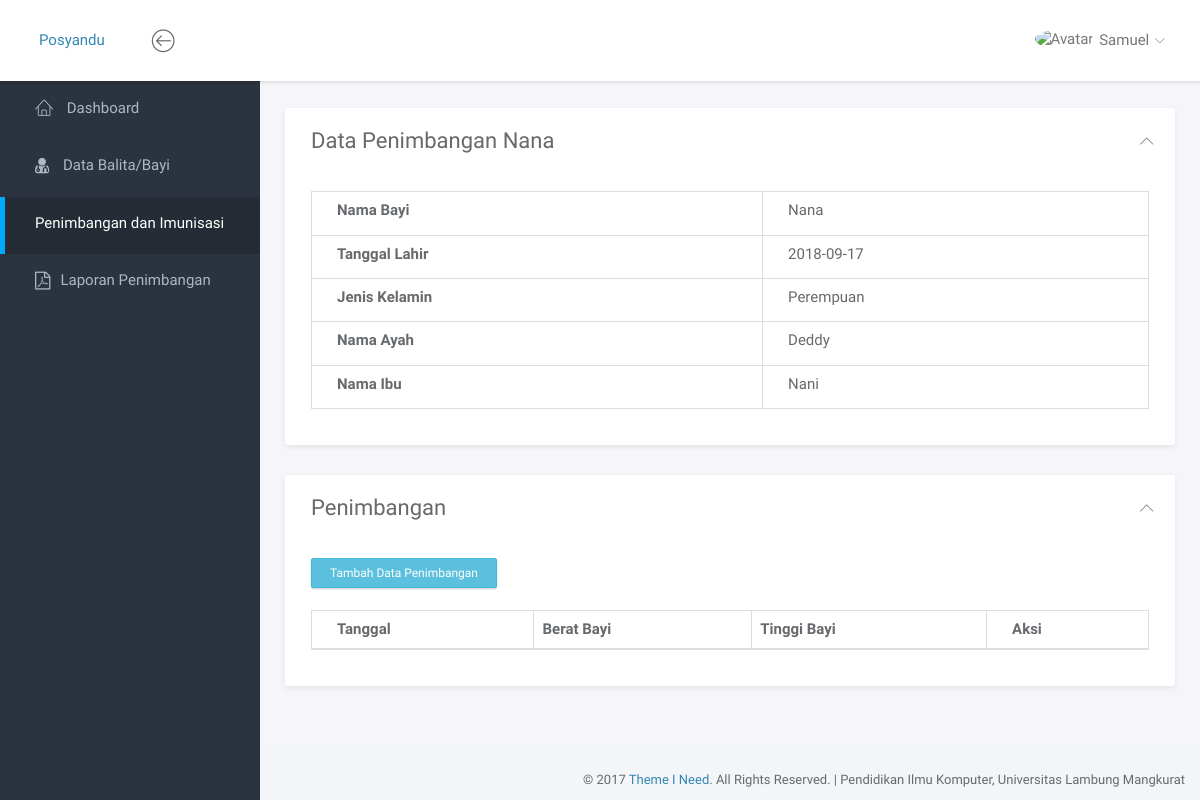
/Penimbangan/penimbangan_bayi/3, run on an earlier commit of the app's database.
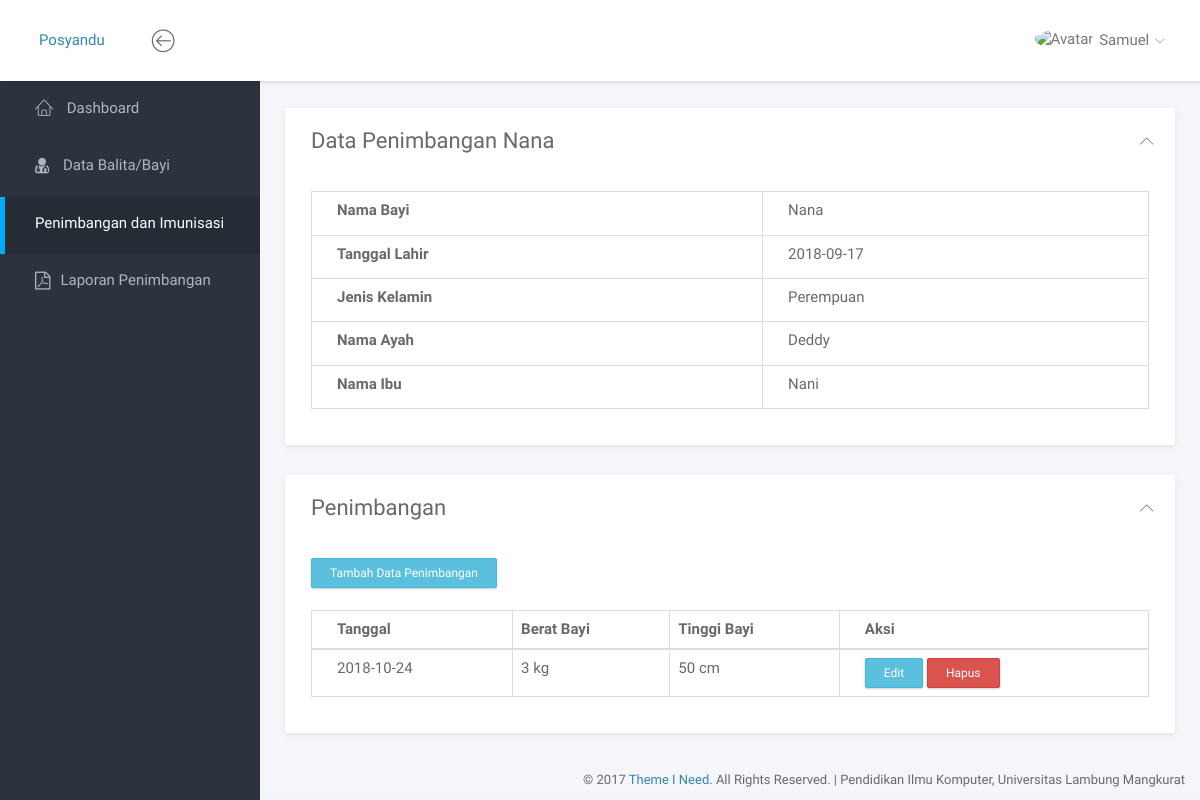
And on a later commit of the database.
### tables this page shows
CREATE TABLE `tb_bayi` (
  `id_bayi` int(11) NOT NULL,
  `nama_bayi` varchar(100) NOT NULL,
  `tanggal_lahir` date NOT NULL,
  `jenis_kelamin` enum('Laki-Laki','Perempuan') NOT NULL,
  `nama_ayah` varchar(100) NOT NULL,
  `nama_ibu` varchar(100) NOT NULL,
  `status` enum('Aktif','Tidak Aktif') NOT NULL
);

CREATE TABLE `tb_penimbangan` (
  `id_penimbangan` int(11) NOT NULL,
  `id_bayi` int(11) NOT NULL,
  `berat_bayi` double NOT NULL,
  `tinggi_bayi` double NOT NULL,
  `tanggal` date NOT NULL
);

### application/controllers/Penimbangan.php (called while the page is built, shortened)
<?php
class Penimbangan extends CI_Controller {
	public function __construct()
	{
		$this->load->model('M_model');
	}
	public function penimbangan_bayi($id)
	{
		if($this->input->post('simpan')) {
			$berat = $this->input->post('berat');
			$tinggi = $this->input->post('tinggi');
			$tanggal = date('Y-m-d');
			$obj = array(
				"id_bayi" => $id,
				"berat_bayi" => $berat,
				"tinggi_bayi" => $tinggi,
				"tanggal" => $tanggal
			);
			$this->M_model->insertPenimbangan($obj);
			redirect('Penimbangan/penimbangan_bayi/'.$id,'refresh');
		} else {
			$data['content'] = "content/penimbangan/penimbangan_bayi";
			$res = $this->M_model->getBayi($id);
			$data['title'] = "Data Penimbangan ".$res->nama_bayi." - Posyandu";
			$data['bayi'] = $this->M_model->getBayi($id);
			$data['penimbangan'] = $this->M_model->showPenimbangan($id)->result_object();
			$this->load->view('home', $data);
		}
	}
}

### index.php (called while the page is built, shortened)
<?php
require_once BASEPATH.'core/CodeIgniter.php';

### application/models/m_model.php (called while the page is built, shortened)
<?php
class M_model extends CI_Model {
	public function getBayi($id)
	{
		return $this->db->get_where('tb_bayi', array('id_bayi' => $id))->row();
	}
	public function showPenimbangan($id) {
		return $this->db->get_where('tb_penimbangan', array('id_bayi' => $id));
	}
}

### application/views/content/penimbangan/penimbangan_bayi.php (the view, shortened to what this page needs)
<div class="panel panel-headline">
	<div class="panel-heading">
		<h3 class="panel-title">Data Penimbangan <?php echo $bayi->nama_bayi; ?></h3>
		<div class="right">
			<button type="button" class="btn-toggle-collapse"><i class="lnr lnr-chevron-up"></i></button>
		</div>
	</div>
	<div class="panel-body">
		<table class="table table-bordered">
			<tr>
				<td><label>Nama Bayi</label></td>
				<td><?php echo $bayi->nama_bayi; ?></td>
			</tr>
			<tr>
				<td><label>Tanggal Lahir</label></td>
				<td><?php echo $bayi->tanggal_lahir; ?></td>
			</tr>
			<tr>
				<td><label>Jenis Kelamin</label></td>
				<td><?php echo $bayi->jenis_kelamin; ?></td>
			</tr>
			<tr>
				<td><label>Nama Ayah</label></td>
				<td><?php echo $bayi->nama_ayah; ?></td>
			</tr>
			<tr>
				<td><label>Nama Ibu</label></td>
				<td><?php echo $bayi->nama_ibu; ?></td>
			</tr>
		</table>
	</div>
</div>
<div class="panel panel-headline">
	<div class="panel-heading">
		<div class="right">
			<button type="button" class="btn-toggle-collapse"><i class="lnr lnr-chevron-up"></i></button>
		</div>
		<h3 class="panel-title">Penimbangan</h3>
	</div>
	<div class="panel-body">
		<button type="button" class="btn btn-info btn-sm" data-toggle="modal" data-target="#myAdd">Tambah Data Penimbangan</button>
		<br>
		<br>
		<table class="table table-bordered table-responsive">
			<thead>
				<tr>
					<th>Tanggal</th>
					<th>Berat Bayi</th>
					<th>Tinggi Bayi</th>
					<th>Aksi</th>
				</tr>
			</thead>
			<tbody>
				<?php foreach($penimbangan as $p): ?>
					<tr>
						<td><?php echo $p->tanggal; ?></td>
						<td><?php echo $p->berat_bayi." kg"; ?></td>
						<td><?php echo $p->tinggi_bayi." cm" ?></td>
						<td>
							<button type="button" class="btn btn-info btn-sm" data-toggle="modal" data-target="#myEdit-<?php echo $p->id_penimbangan ?>">Edit</button>
							<a href="<?php echo base_url('') ?>" class="btn btn-sm btn-danger">Hapus</a>
						</td>
					</tr>
				<?php endforeach; ?>
			</tbody>
		</table>
	</div>
</div>
</div>

### application/views/home.php (shortened to what this page needs)
<!doctype html>
<html lang="en">
<head>
	<link rel="stylesheet" href="<?php echo base_url(); ?>assets/vendor/bootstrap/css/bootstrap.min.css">
	<link rel="stylesheet" href="<?php echo base_url(); ?>assets/vendor/font-awesome/css/font-awesome.min.css">
	<link rel="stylesheet" href="<?php echo base_url(); ?>assets/vendor/linearicons/style.css">
	<link rel="stylesheet" href="<?php echo base_url(); ?>assets/vendor/chartist/css/chartist-custom.css">
	<link rel="stylesheet" href="<?php echo base_url(); ?>assets/css/main.css">
	<link rel="stylesheet" href="<?php echo base_url(); ?>assets/css/demo.css">
	<link rel="stylesheet" type="text/css" href="<?php echo base_url(); ?>assets/plugin/flatpickr/dist/flatpickr.min.css">
	<link rel="stylesheet" type="text/css" href="<?php echo base_url(); ?>assets/plugin/datatables/datatables.min.css">
</head>
<body>
	<div id="wrapper">
		<nav class="navbar navbar-default navbar-fixed-top">
			<div class="brand">
				<a href="index.html">Posyandu</a>
			</div>
			<div class="container-fluid">
				<div class="navbar-btn">
					<button type="button" class="btn-toggle-fullwidth"><i class="lnr lnr-arrow-left-circle"></i></button>
				</div>
				<div id="navbar-menu">
					<ul class="nav navbar-nav navbar-right">
						<li class="dropdown">
							<a href="#" class="dropdown-toggle" data-toggle="dropdown"><img src="assets/img/user.png" class="img-circle" alt="Avatar"> <span>Samuel</span> <i class="icon-submenu lnr lnr-chevron-down"></i></a>
						</li>
					</ul>
				</div>
			</div>
		</nav>
		<div id="sidebar-nav" class="sidebar">
			<div class="sidebar-scroll">
				<nav>
					<ul class="nav">
						<li><a href="<?php echo site_url('Dashboard') ?>" class="<?php if($this->uri->segment('1') == "Dashboard"){echo "active";} ?>"><i class="lnr lnr-home"></i> <span>Dashboard</span></a></li>
						<li><a href="<?php echo site_url('Bayi') ?>" class="<?php if($this->uri->segment('1') == "Bayi"){echo "active";} ?>"><i class="fa fa-user-md"></i> <span>Data Balita/Bayi</span></a></li>
						<li><a href="<?php echo site_url('Penimbangan') ?>" class="<?php if($this->uri->segment('1') == "Penimbangan"){echo "active";} ?>"><span>Penimbangan dan Imunisasi</span></a></li>
						<li><a href="" class=""><i class="fa fa-file-pdf-o"></i><span>Laporan Penimbangan</span></a></li>
					</ul>
				</nav>
			</div>
		</div>
		<div class="main">
			<div class="main-content">
				<div class="container-fluid">
					<?php $this->load->view($content); ?>
				</div>
			</div>
		</div>
	<footer>
		<div class="container-fluid">
			<p class="copyright">&copy; 2017 <a href="https://www.themeineed.com" target="_blank">Theme I Need</a>. All Rights Reserved. | Pendidikan Ilmu Komputer, Universitas Lambung Mangkurat</p>
		</div>
	</footer>
</body>
</html>

What changed in the data, as far as the page shows it:
added tb_penimbangan: tanggal "2018-10-24", berat_bayi "3", tinggi_bayi "50"
